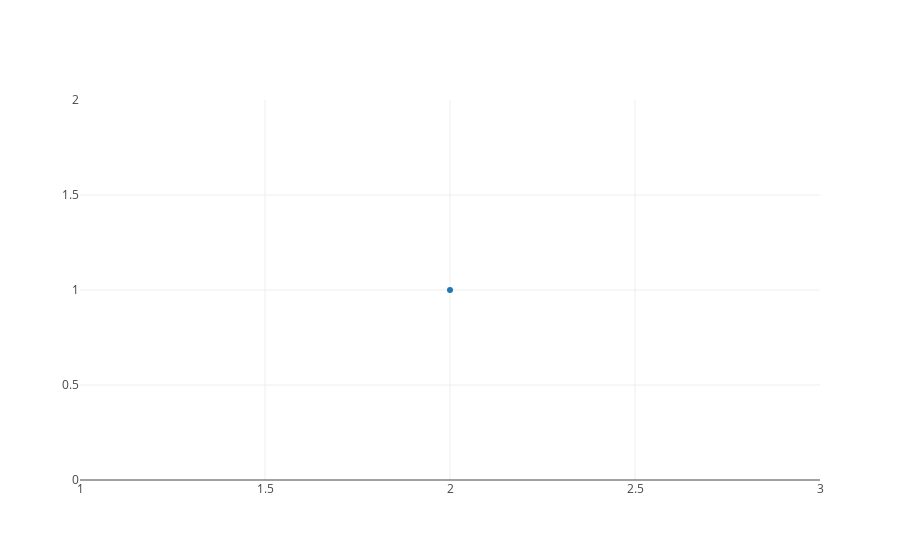

The notebook cell this image was saved under:
### Markdown cell above
Let's take our first shot at mapping out this data.  We'll use graph object of a scatter plot.  We've never worked with a scatter plot before, so let's start off with a scatter plot of just one point, the point 2, 3 (we choose that point for no particular reason).

### Code cell
# Don't worry about understanding all of this code, we'll break it down later.
trace0 = go.Scatter(
    x=[2], 
    y=[1]
)
data = go.Data([trace0])
py.offline.iplot([trace0])

### Figure 1 — Plotly figure (JSON) as saved in the notebook; plotly's stock layout.template omitted (floating-point values rounded to 4 significant figures)
{"data": [{"type": "scatter", "x": [2], "y": [1]}], "layout": {}}
